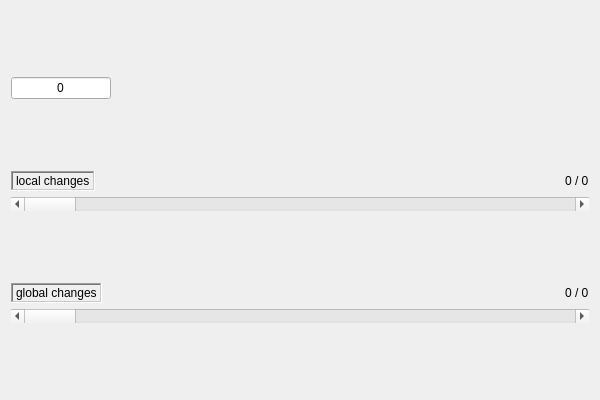
<?xml version="1.0" encoding="UTF-8"?>
<ui version="4.0">
 <class>historic_debugger</class>
 <widget class="QWidget" name="historic_debugger">
  <property name="geometry">
   <rect>
    <x>0</x>
    <y>0</y>
    <width>600</width>
    <height>400</height>
   </rect>
  </property>
  <property name="minimumSize">
   <size>
    <width>550</width>
    <height>350</height>
   </size>
  </property>
  <property name="windowTitle">
   <string>Form</string>
  </property>
  <layout class="QGridLayout" name="gridLayout">
   <item row="0" column="0">
    <layout class="QVBoxLayout" name="verticalLayout">
     <item>
      <spacer name="upper_spacer">
       <property name="orientation">
        <enum>Qt::Vertical</enum>
       </property>
       <property name="sizeHint" stdset="0">
        <size>
         <width>20</width>
         <height>40</height>
        </size>
       </property>
      </spacer>
     </item>
     <item>
      <layout class="QHBoxLayout" name="horizontalLayout">
       <item>
        <widget class="QLineEdit" name="time_input">
         <property name="maximumSize">
          <size>
           <width>100</width>
           <height>16777215</height>
          </size>
         </property>
         <property name="inputMethodHints">
          <set>Qt::ImhDigitsOnly</set>
         </property>
         <property name="text">
          <string>0</string>
         </property>
         <property name="alignment">
          <set>Qt::AlignCenter</set>
         </property>
         <property name="clearButtonEnabled">
          <bool>false</bool>
         </property>
        </widget>
       </item>
       <item>
        <spacer name="horizontalSpacer_2">
         <property name="orientation">
          <enum>Qt::Horizontal</enum>
         </property>
         <property name="sizeHint" stdset="0">
          <size>
           <width>40</width>
           <height>20</height>
          </size>
         </property>
        </spacer>
       </item>
      </layout>
     </item>
     <item>
      <spacer name="midupper_spacer">
       <property name="orientation">
        <enum>Qt::Vertical</enum>
       </property>
       <property name="sizeHint" stdset="0">
        <size>
         <width>20</width>
         <height>18</height>
        </size>
       </property>
      </spacer>
     </item>
     <item>
      <layout class="QHBoxLayout" name="horizontalLayout_2">
       <item>
        <widget class="QLabel" name="local_label">
         <property name="autoFillBackground">
          <bool>false</bool>
         </property>
         <property name="frameShape">
          <enum>QFrame::WinPanel</enum>
         </property>
         <property name="frameShadow">
          <enum>QFrame::Sunken</enum>
         </property>
         <property name="lineWidth">
          <number>4</number>
         </property>
         <property name="midLineWidth">
          <number>4</number>
         </property>
         <property name="text">
          <string>local changes</string>
         </property>
         <property name="margin">
          <number>3</number>
         </property>
         <property name="indent">
          <number>-1</number>
         </property>
        </widget>
       </item>
       <item>
        <spacer name="horizontalSpacer_6">
         <property name="orientation">
          <enum>Qt::Horizontal</enum>
         </property>
         <property name="sizeHint" stdset="0">
          <size>
           <width>40</width>
           <height>20</height>
          </size>
         </property>
        </spacer>
       </item>
       <item>
        <widget class="QLabel" name="local_display_label">
         <property name="maximumSize">
          <size>
           <width>600</width>
           <height>16777215</height>
          </size>
         </property>
         <property name="text">
          <string>0 / 0</string>
         </property>
        </widget>
       </item>
      </layout>
     </item>
     <item>
      <widget class="QScrollBar" name="local_changes_scroll_bar">
       <property name="orientation">
        <enum>Qt::Horizontal</enum>
       </property>
      </widget>
     </item>
     <item>
      <spacer name="middowner_spacer">
       <property name="orientation">
        <enum>Qt::Vertical</enum>
       </property>
       <property name="sizeHint" stdset="0">
        <size>
         <width>20</width>
         <height>18</height>
        </size>
       </property>
      </spacer>
     </item>
     <item>
      <layout class="QHBoxLayout" name="horizontalLayout_4">
       <item>
        <widget class="QLabel" name="global_label">
         <property name="autoFillBackground">
          <bool>false</bool>
         </property>
         <property name="frameShape">
          <enum>QFrame::WinPanel</enum>
         </property>
         <property name="frameShadow">
          <enum>QFrame::Sunken</enum>
         </property>
         <property name="lineWidth">
          <number>4</number>
         </property>
         <property name="midLineWidth">
          <number>4</number>
         </property>
         <property name="text">
          <string>global changes</string>
         </property>
         <property name="margin">
          <number>3</number>
         </property>
         <property name="indent">
          <number>-1</number>
         </property>
        </widget>
       </item>
       <item>
        <spacer name="horizontalSpacer_5">
         <property name="orientation">
          <enum>Qt::Horizontal</enum>
         </property>
         <property name="sizeHint" stdset="0">
          <size>
           <width>40</width>
           <height>20</height>
          </size>
         </property>
        </spacer>
       </item>
       <item>
        <widget class="QLabel" name="global_display_label">
         <property name="maximumSize">
          <size>
           <width>600</width>
           <height>16777215</height>
          </size>
         </property>
         <property name="text">
          <string>0 / 0</string>
         </property>
        </widget>
       </item>
      </layout>
     </item>
     <item>
      <widget class="QScrollBar" name="global_changes_scroll_bar">
       <property name="orientation">
        <enum>Qt::Horizontal</enum>
       </property>
      </widget>
     </item>
     <item>
      <spacer name="downer_spacer">
       <property name="orientation">
        <enum>Qt::Vertical</enum>
       </property>
       <property name="sizeHint" stdset="0">
        <size>
         <width>20</width>
         <height>18</height>
        </size>
       </property>
      </spacer>
     </item>
    </layout>
   </item>
  </layout>
 </widget>
 <resources/>
 <connections/>
</ui>
